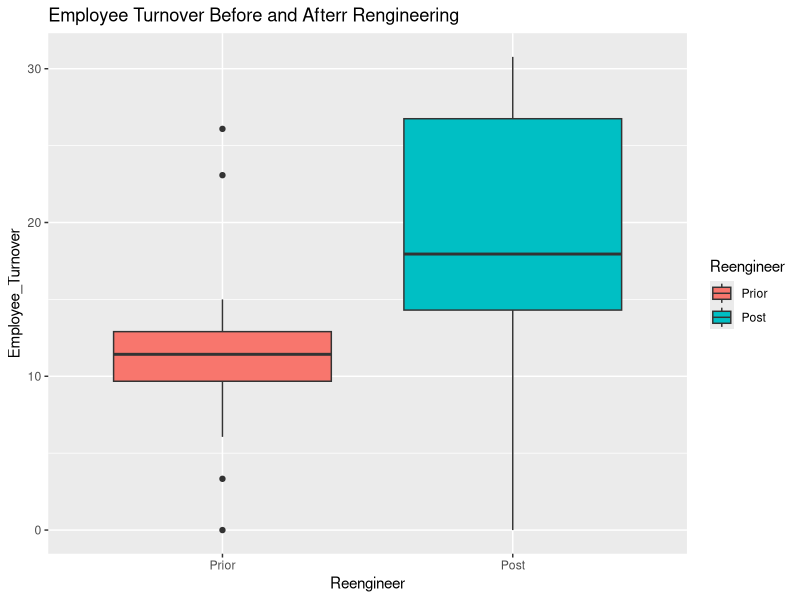
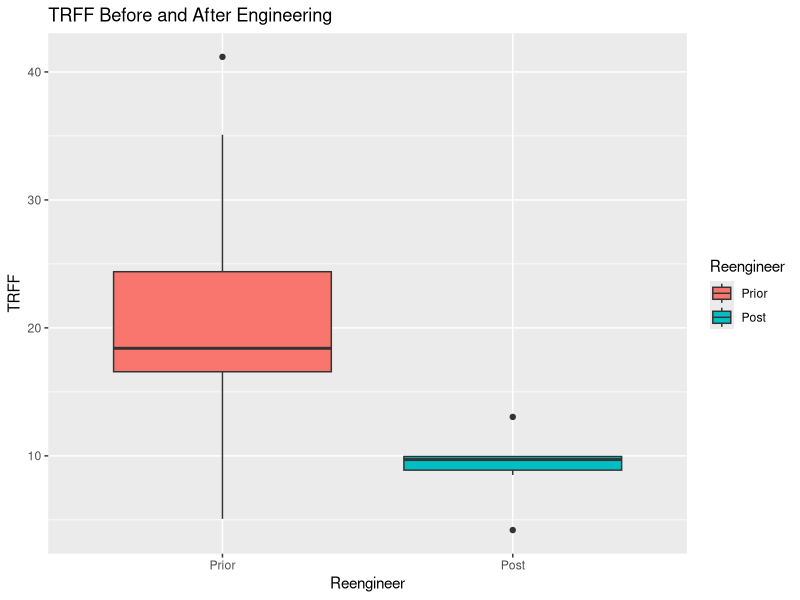

Write the R code that produced these figures, in order.
# Consider the Treatment Facility dataset and perform the following using the JMP Pro 
# tool. 

# 1. Generate the Summary statistics of the Treatment facility and interpret the 
# results. 
# 2. Determine what effect the reengineering effort had on the incidence behavioral 
# problems and staff turnover.

df<- read.csv("treatmentfacility.csv")
df$Reengineer <- factor(df$Reengineer,levels=c("Prior","Post"))

#install.packages("dplyr")
library(dplyr)

summary_stats = df %>%
  group_by(Reengineer) %>%
  summarize(
    n=n(),
    mean_turnover = mean(Employee_Turnover),
    sd_turnover = sd(Employee_Turnover),
    mean_TRFF = mean(TRFF),
    sd_TRFF = sd(TRFF),
    mean_CI = mean(CI),
    sd_CI = sd(CI)
    )

print(summary_stats)

library(ggplot2)

ggplot(df,aes(x=Reengineer,y=Employee_Turnover,fill=Reengineer))+
  geom_boxplot()+
  labs(title = "Employee Turnover Before and Afterr Rengineering")

ggplot(df,aes(x=Reengineer,y=TRFF,fill=Reengineer))+
  geom_boxplot()+
  labs(title="TRFF Before and After Engineering")
